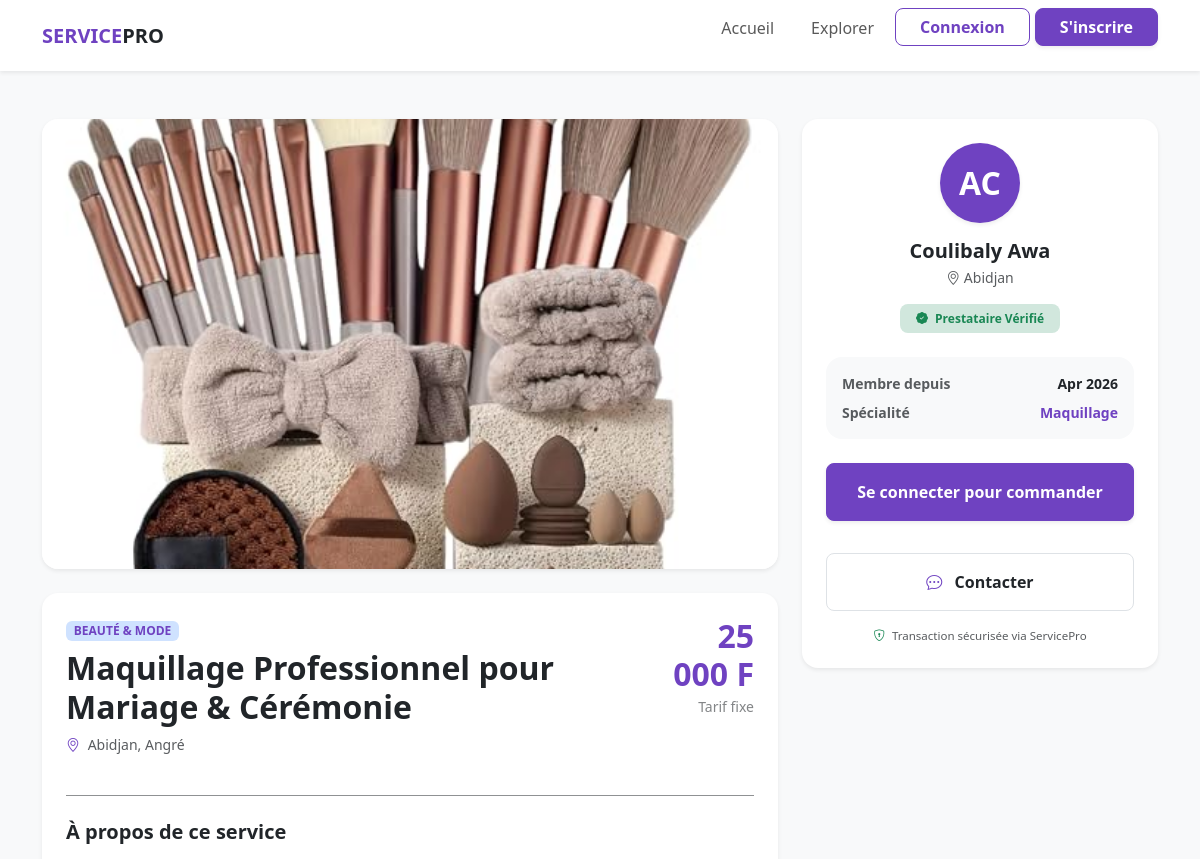
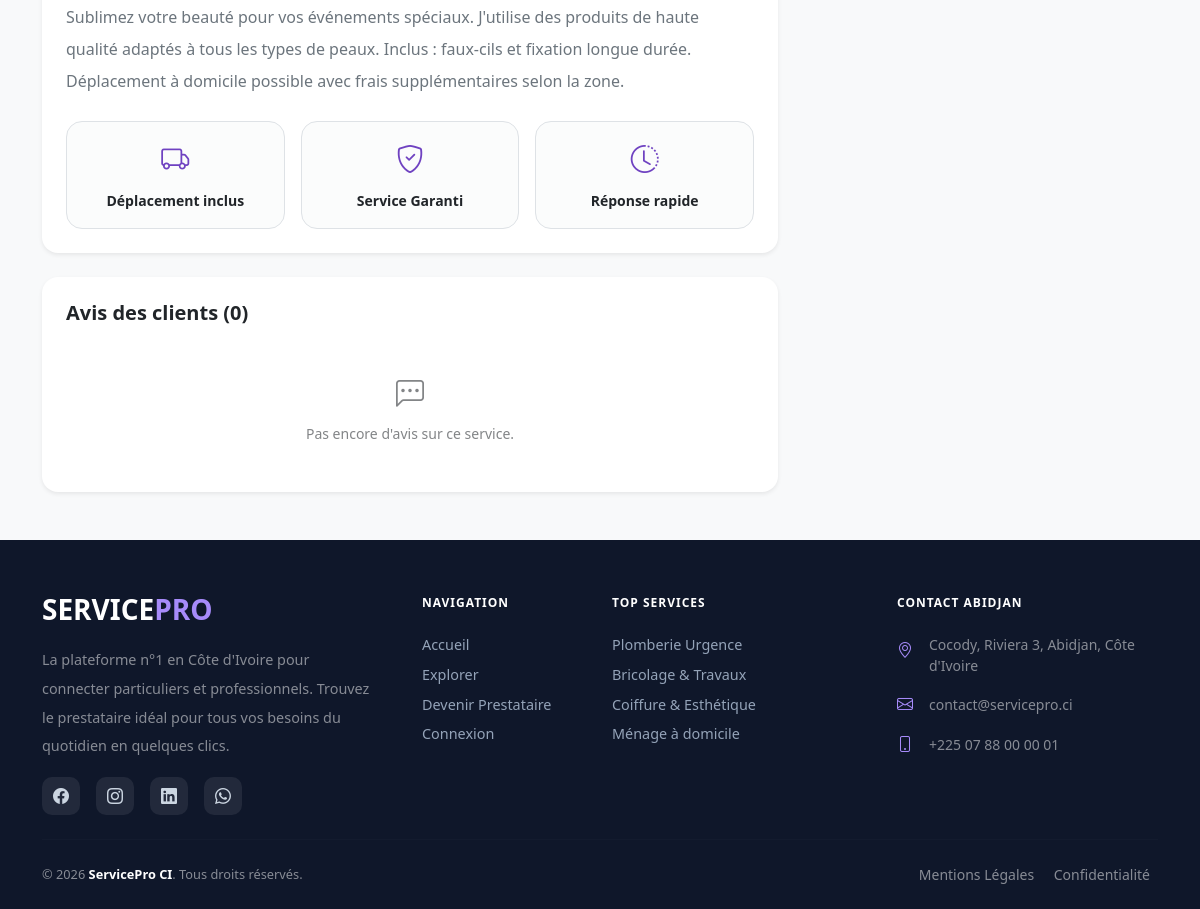
The app's page /detail_prestation.php?id=2 with its own data (2 pictures, top to bottom).
### tables this page shows
CREATE TABLE `Prestation` (
  `id_prestation` int NOT NULL,
  `titre_prestation` varchar(200) NOT NULL,
  `description_prestation` text,
  `prix_prestation` decimal(10,2) NOT NULL,
  `image_prestation` varchar(255) DEFAULT NULL,
  `datecrea_prestation` datetime DEFAULT CURRENT_TIMESTAMP,
  `id_service` int NOT NULL,
  `id_utilisateur` int NOT NULL,
  `statut_prestation` varchar(20) DEFAULT 'en_attente'
);

CREATE TABLE `Categorie` (
  `id_categorie` int NOT NULL,
  `nom_categorie` varchar(100) NOT NULL,
  `icone_categorie` varchar(50) DEFAULT NULL
);

CREATE TABLE `Ville` (
  `id_ville` int NOT NULL,
  `nom_ville` varchar(100) NOT NULL,
  `id_departement` int NOT NULL
);

CREATE TABLE `Quartier` (
  `id_quartier` int NOT NULL,
  `nom_quartier` varchar(100) NOT NULL,
  `id_ville` int NOT NULL
);

CREATE TABLE `Utilisateur` (
  `id_utilisateur` int NOT NULL,
  `nom_utilisateur` varchar(100) NOT NULL,
  `prenom_utilisateur` varchar(150) NOT NULL,
  `email_utilisateur` varchar(150) NOT NULL,
  `password_utilisateur` varchar(255) NOT NULL,
  `tel_utilisateur` varchar(20) DEFAULT NULL,
  `est_client` tinyint(1) DEFAULT '1',
  `est_prestataire` tinyint(1) DEFAULT '0',
  `est_admin` tinyint(1) DEFAULT '0',
  `is_validated` tinyint(1) DEFAULT '0',
  `date_inscription` datetime DEFAULT CURRENT_TIMESTAMP,
  `id_quartier` int DEFAULT NULL
);

CREATE TABLE `Service` (
  `id_service` int NOT NULL,
  `nom_service` varchar(100) NOT NULL,
  `id_categorie` int NOT NULL
);

### detail_prestation.php (the view, shortened to what this page needs)
<?php
require_once("includes/db.php");
$id_presta = isset($_GET['id']) ? (int)$_GET['id'] : 0;
$sql = "SELECT p.*, u.nom_utilisateur, u.prenom_utilisateur, u.email_utilisateur, u.tel_utilisateur, u.date_inscription as date_membre, q.nom_quartier,
               v.nom_ville, s.nom_service, c.nom_categorie
        FROM Prestation p
        JOIN Utilisateur u ON p.id_utilisateur = u.id_utilisateur
        JOIN Service s ON p.id_service = s.id_service
        JOIN Categorie c ON s.id_categorie = c.id_categorie
        LEFT JOIN Quartier q ON u.id_quartier = q.id_quartier
        LEFT JOIN Ville v ON q.id_ville = v.id_ville
        WHERE p.id_prestation = ?";
$stmt = $conn->prepare($sql);
$stmt->execute([$id_presta]);
$p = $stmt->fetch(PDO::FETCH_ASSOC);
$reviews_sql = "SELECT ci.*, u.nom_utilisateur, u.prenom_utilisateur, cmd.date_commande
                FROM Cibler ci
                JOIN Commande cmd ON ci.id_commande = cmd.id_commande
                JOIN Utilisateur u ON cmd.id_utilisateur = u.id_utilisateur
                WHERE ci.id_prestation = ? AND ci.note_evaluation IS NOT NULL
                ORDER BY cmd.date_commande DESC";
$r_stmt = $conn->prepare($reviews_sql);
$r_stmt->execute([$id_presta]);
$les_avis = $r_stmt->fetchAll(PDO::FETCH_ASSOC);
$nb_avis = count($les_avis);
?>
<!DOCTYPE html>
<html lang="fr">
<head>
    <link href="https://cdn.jsdelivr.net/npm/bootstrap@5.3.0/dist/css/bootstrap.min.css" rel="stylesheet">
    <link rel="stylesheet" href="https://cdn.jsdelivr.net/npm/bootstrap-icons@1.11.0/font/bootstrap-icons.css">
    <link rel="stylesheet" href="assets/css/style.css">
</head>
<body class="bg-light">
    <?php include("includes/barre_navigation.php"); ?>
    <div class="container py-5">
        <div class="row g-4">
            <div class="col-lg-8">
                <div class="card border-0 shadow-sm overflow-hidden mb-4 rounded-4">
                    <img src="<?php echo $p['image_prestation'] ?? 'assets/img/default.jpg'; ?>"
                        class="img-fluid w-100" alt="Service" style="max-height: 450px; object-fit: cover;">
                </div>
                <div class="card border-0 shadow-sm p-4 mb-4 rounded-4">
                    <div class="d-flex justify-content-between align-items-start mb-3">
                        <div>
                            <span class="badge bg-primary-subtle text-primary mb-2 text-uppercase fw-bold"><?php echo $p['nom_categorie']; ?></span>
                            <h1 class="fw-bold h2 mb-2"><?php echo $p['titre_prestation']; ?></h1>
                            <p class="text-muted small mb-0">
                                <i class="bi bi-geo-alt me-1 text-primary"></i> <?php echo $p['nom_ville']; ?>, <?php echo $p['nom_quartier']; ?>
                            </p>
                        </div>
                        <div class="text-end">
                            <h2 class="text-primary fw-bold mb-0"><?php echo number_format($p['prix_prestation'], 0, ',', ' '); ?> F</h2>
                            <small class="text-muted opacity-75">Tarif fixe</small>
                        </div>
                    </div>
                    <hr class="my-4 opacity-50">
                    <h5 class="fw-bold mb-3">À propos de ce service</h5>
                    <p class="text-secondary lh-lg mb-4">
                        <?php echo nl2br($p['description_prestation']); ?>
                    </p>
                    <div class="row g-3">
                        <div class="col-6 col-md-4">
                            <div class="p-3 border rounded-4 bg-light bg-opacity-50 text-center h-100">
                                <i class="bi bi-truck fs-3 text-primary mb-2 d-block"></i>
                                <span class="small fw-bold">Déplacement inclus</span>
                            </div>
                        </div>
                        <div class="col-6 col-md-4">
                            <div class="p-3 border rounded-4 bg-light bg-opacity-50 text-center h-100">
                                <i class="bi bi-shield-check fs-3 text-primary mb-2 d-block"></i>
                                <span class="small fw-bold">Service Garanti</span>
                            </div>
                        </div>
                        <div class="col-6 col-md-4">
                            <div class="p-3 border rounded-4 bg-light bg-opacity-50 text-center h-100">
                                <i class="bi bi-clock-history fs-3 text-primary mb-2 d-block"></i>
                                <span class="small fw-bold">Réponse rapide</span>
                            </div>
                        </div>
                    </div>
                </div>
                <div class="card border-0 shadow-sm p-4 rounded-4">
                    <h5 class="fw-bold mb-4">Avis des clients (<?php echo $nb_avis; ?>)</h5>
                    <?php if($nb_avis > 0): ?>
                        <?php foreach($les_avis as $avis): ?>
                        <div class="d-flex mb-4 pb-4 border-bottom last-border-0">
                            <div class="flex-shrink-0">
                                <div class="review-avatar shadow-sm">
                                    <?php echo strtoupper(substr($avis['nom_utilisateur'], 0, 1) . substr($avis['prenom_utilisateur'], 0, 1)); ?>
                                </div>
                            </div>
                            <div class="ms-3">
                                <div class="d-flex align-items-center mb-1">
                                    <h6 class="fw-bold mb-0 me-2"><?php echo $avis['prenom_utilisateur'] . ' ' . $avis['nom_utilisateur']; ?></h6>
                                    <div class="text-warning small">
                                        <?php for($i=1; $i<=5; $i++): ?>
                                            <i class="bi bi-star<?php echo ($i <= $avis['note_evaluation']) ? '-fill' : ''; ?>"></i>
                                        <?php endfor; ?>
                                    </div>
                                </div>
                                <small class="text-muted d-block mb-2">Le <?php echo date('d M Y', strtotime($avis['date_commande'])); ?></small>
                                <p class="text-secondary small mb-0"><?php echo htmlspecialchars($avis['commentaire_evaluation']); ?></p>
                            </div>
                        </div>
                        <?php endforeach; ?>
                    <?php else: ?>
                        <div class="text-center py-4 text-muted small opacity-75">
                            <i class="bi bi-chat-left-dots fs-3 d-block mb-2"></i>
                            Pas encore d'avis sur ce service.
                        </div>
                    <?php endif; ?>
                </div>
            </div>
            <div class="col-lg-4">
                <div class="card border-0 shadow-sm p-4 mb-4 sticky-top sticky-custom rounded-4">
                    <div class="text-center mb-4">
                        <div class="avatar-lg mx-auto bg-primary text-white rounded-circle d-flex align-items-center justify-content-center mb-3 shadow-sm" style="width: 80px; height: 80px; font-size: 2rem; font-weight: bold;">
                            <?php echo strtoupper(substr($p['nom_utilisateur'], 0, 1) . substr($p['prenom_utilisateur'], 0, 1)); ?>
                        </div>
                        <h5 class="fw-bold mb-1"><?php echo $p['prenom_utilisateur'] . ' ' . $p['nom_utilisateur']; ?></h5>
                        <p class="text-muted small mb-3"><i class="bi bi-geo-alt"></i> <?php echo $p['nom_ville']; ?></p>
                        <span class="badge bg-success-subtle text-success px-3 py-2 rounded-pill small fw-bold">
                            <i class="bi bi-patch-check-fill me-1"></i> Prestataire Vérifié
                        </span>
                    </div>
                    <div class="bg-light rounded-4 p-3 mb-4">
                        <div class="d-flex justify-content-between mb-2">
                            <span class="text-muted small fw-bold">Membre depuis</span>
                            <span class="small fw-bold"><?php echo date('M Y', strtotime($p['date_membre'])); ?></span>
                        </div>
                        <div class="d-flex justify-content-between">
                            <span class="text-muted small fw-bold">Spécialité</span>
                            <span class="small fw-bold text-primary"><?php echo $p['nom_service']; ?></span>
                        </div>
                    </div>
                    <div class="mb-3">
                        <?php if (isset($_SESSION['user_id'])): ?>
                            <?php if($_SESSION['user_id'] == $p['id_utilisateur']): ?>
                                <div class="alert alert-primary py-2 text-center rounded-3 mb-3 small fw-bold">
                                    C'est votre propre service.
                                </div>
                                <a href="modifier_prestation.php?id=<?php echo $id_presta; ?>" class="btn btn-outline-primary w-100 py-3 fw-bold mb-3 rounded-pill">
                                    <i class="bi bi-pencil me-2"></i> Modifier mon offre
                                </a>
                            <?php elseif(!(isset($_SESSION['est_client']) && $_SESSION['est_client'] == 1)): ?>
                                <div class="alert alert-warning py-2 text-center rounded-3 mb-3 small">
                                    Vous devez activer votre profil <strong>Client</strong> pour commander.
                                </div>
                                <a href="mon_profil.php" class="btn btn-primary w-100 py-3 fw-bold mb-3 rounded-pill shadow-sm">
                                    <i class="bi bi-person-check me-2"></i> Devenir Client
                                </a>
                            <?php else: ?>
                                <button type="button" class="btn btn-primary w-100 py-3 fw-bold mb-3 shadow-sm rounded-pill" data-bs-toggle="modal" data-bs-target="#modalCommande">
                                    Commander ce service
                                </button>
                            <?php endif; ?>
                        <?php else: ?>
                            <a href="auth/connexion.php" class="btn btn-primary w-100 py-3 fw-bold mb-3 shadow-sm rounded-pill">
                                Se connecter pour commander
                            </a>
                        <?php endif; ?>
                    </div>
                    <?php
                    $contact_link = "mailto:".$p['email_utilisateur'];
                    ?>
                    <a href="<?php echo $contact_link; ?>" class="btn btn-white border w-100 py-3 rounded-pill fw-bold text-dark mb-3">
                        <i class="bi bi-chat-dots text-primary me-2"></i> Contacter
                    </a>
                    <p class="text-center text-muted mb-0" style="font-size: 0.72rem;">
                        <i class="bi bi-shield-lock text-success me-1"></i> Transaction sécurisée via ServicePro
                    </p>
                </div>
            </div>
        </div>
    </div>
    <?php include("includes/pied_de_page.php");?>
</body>
</html>

### assets/css/style.css (style rules this page uses)
:root { --primary-color: #6f42c1; --secondary-color: #f8f9fa; }
html { overflow-x: hidden; }
body { font-family: 'Segoe UI', Tahoma, Geneva, Verdana, sans-serif; color: #333; width: 100%; margin: 0; padding: 0; }
* { box-sizing: border-box; }
img, video, iframe { max-width: 100%; }
.text-primary { color: var(--primary-color) !important; }
.btn-primary { background-color: var(--primary-color); border-color: var(--primary-color); }
.rounded-pill, .rounded-md-pill { border-radius: 8px !important; }
.btn { --bs-btn-border-radius: 8px; padding-left: 1.5rem; padding-right: 1.5rem; font-weight: 600; transition: all 0.3s ease; }
a { color: var(--primary-color); text-decoration: none; }
.bg-primary { background-color: var(--primary-color) !important; }
.btn-primary { background-color: var(--primary-color) !important; border-color: var(--primary-color) !important; }
.sticky-custom { top: 100px; z-index: 1010 !important; }

### records on screen
prestation: image_prestation (picture), categorie.nom_categorie "BEAUTÉ & MODE", titre_prestation "Maquillage Professionnel pour Mariage & Cérémonie", ville.nom_ville "Abidjan", quartier.nom_quartier "Angré", prix_prestation "25 000", description_prestation "Sublimez votre beauté pour vos événements spéciaux. J'utilise des produits de haute qualité adaptés à tous les types de peaux. Inclus : faux-cils et fixation longue durée. Déplacement à domicile possible avec frais supplémentaires selon la zone.", id_utilisateur.prenom_utilisateur "AC", id_utilisateur.prenom_utilisateur "Coulibaly", id_utilisateur.nom_utilisateur "Awa", id_utilisateur.date_inscription "Apr 2026", id_service.nom_service "Maquillage"

### other values on screen
$nb_avis "0"
